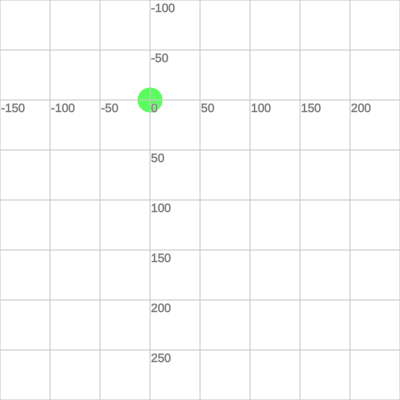
Frame 1 (no input)
Frame 60 (no input): identical to frame 1, image omitted
Frame 120 (the mouse pressed at the canvas centre since frame 60): identical to frame 1, image omitted

The p5.js sketch that drew this single still picture (run headless with seeded random() and noise() and a simulated clock; from frame 60 on, the mouse is pressed at the canvas centre):

// p5.js sketch
// ── sketch.js

gridSize = 50;

function setup(){
    createCanvas(400,400);


}

function draw() {
    background(255);

    translate( 150, 100 );

    noStroke();
    fill( 'rgb(89, 255, 91)' );
    ellipse( 0, 0, 25 );

    drawGrid();
}

function drawGrid() {
	stroke(200);
	fill(120);
	for (var x=-width; x < width; x+=gridSize) {
		line(x, -height, x, height);
		text(x, x+1, 12);
	}
	for (var y=-height; y < height; y+=gridSize) {
		line(-width, y, width, y);
		text(y, 1, y+12);
	}
}
